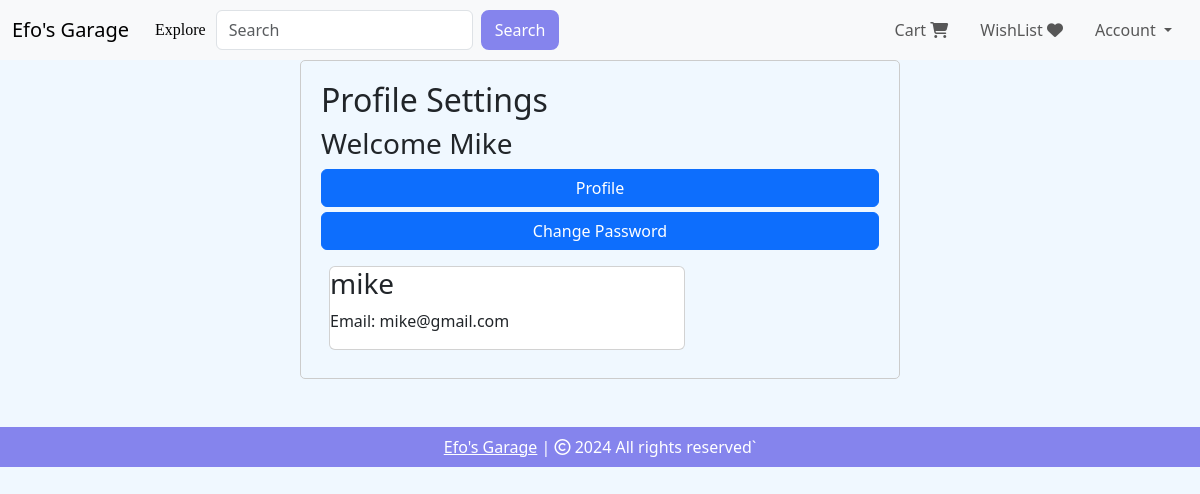
Screenshot of /profile/3 (signed in) with the database file from the repository.
### website/models.py (models this page shows, shortened)
class User(db.Model, UserMixin):
    id = db.Column(db.Integer, primary_key=True)
    email = db.Column(db.String(150), unique=True, nullable=False)
    username = db.Column(db.String(150), nullable=False)
    password_hash = db.Column(db.String(150), nullable=False)
    date_created = db.Column(db.DateTime, default=datetime.now)
    cart_items = db.relationship('Cart', backref='user', lazy=True)  # cart_items = db.relationship('Cart', backref=db.backref('customer', lazy=True))
    orders = db.relationship('Orders', backref='user', lazy=True)
    @property
    def password(self):
        raise AttributeError('Password is not a readable attribute')

### website/auth.py (the view)
@auth.route('/profile/<int:user_id>')  # Create a route decorator for the /profile URL
@login_required
def profile(user_id):
    user = User.query.get(user_id)
    print('User ID:', user.id)
    return render_template('profile.html', user=user)

### website/__init__.py (called while the page is built)
def create_app():
    app = Flask(__name__)
    app.config['SECRET_KEY'] = 'secret'
    app.config['SQLALCHEMY_DATABASE_URI'] = f'sqlite:///{DB_NAME}'
    db.init_app(app)
    @app.errorhandler(404)
    def page_not_found(error):
        return render_template('404.html')
    login_manager = LoginManager()
    login_manager.init_app(app)
    login_manager.login_view = 'auth.login'
    @login_manager.user_loader
    def load_user(id):
        return User.query.get(int(id))
    from .views import views
    from .auth import auth
    from .admin import admin
    from .models import User, Cart, Cars, Orders
    app.register_blueprint(views, url_prefix='/')
    app.register_blueprint(auth, url_prefix='/')
    app.register_blueprint(admin, url_prefix='/')
    return app

### website/templates/profile.html (shortened to what this page needs)
{% extends 'base.html' %}
{% block content %}
  <div class="container">
    <section class="profile-settings">
      <h2>Profile Settings</h2>
      <form>
          <div class="form-group">
            <h3>Welcome <span class="text-capitalize">{{ user.username }}</span></h3>
            <ul class="list-unstyled">
              <li class="d-grid"><a href="#" class="btn btn-primary">Profile</a></li>
              <li class="d-grid"><a href="/change-password/{{ user.id }}" class="btn btn-primary" style="margin-top: 5px;">Change Password</a></li>
          </ul>
          </div>
          <div class="col-sm-8">
            <div class="card m-2">
                <h3>{{ user.username }}</h3>
                <p>Email: {{ user.email }}</p>
            </div>
        </div>
      </form>
    </section>
  </div>
{% endblock %}

### website/static/css/style.css (style rules this page uses)
.profile-settings { max-width: 600px; margin: 0 auto; padding: 20px; border: 1px solid #ccc; border-radius: 5px; }
.form-group { margin-bottom: 15px; }

### rows the page displays
User: username "Mike", username "mike", email "mike@gmail.com"
